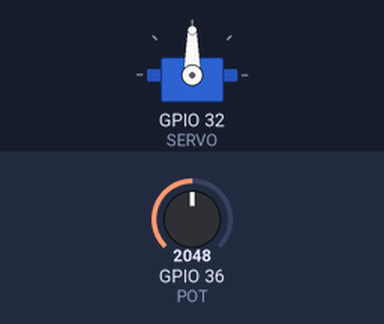
A sketch run on a simulated ESP32. Shown: servo. Wiring (inferred from the names in the program): servo: signal GPIO 32. Inputs (shaded band) come from the test bench; at power-on: GPIO 36 (POT) = 2048. Servo pulses on a pin are drawn as a servo (544–2400 µs = 0–180°).

Above: at 1.2 s.
1.3 s: GPIO 36 (POT) set to 2866
At 2.3 s:
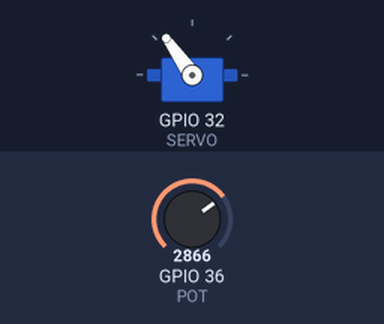
2.8 s: GPIO 36 (POT) set to 3603
At 3.8 s:
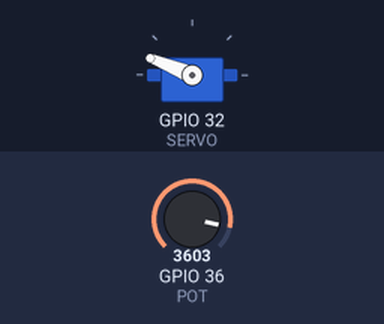
4.3 s: GPIO 36 (POT) set to 4095
At 4.6 s:
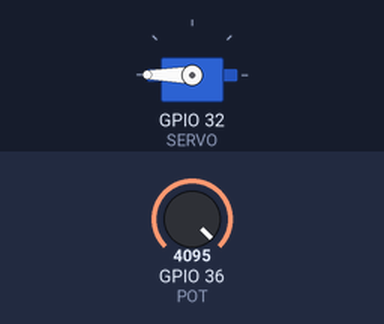
5.8 s: GPIO 36 (POT) set to 1228
At 6.6 s:
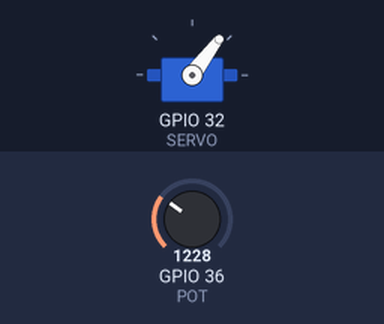
7.3 s: GPIO 36 (POT) set to 491
At 8.1 s:
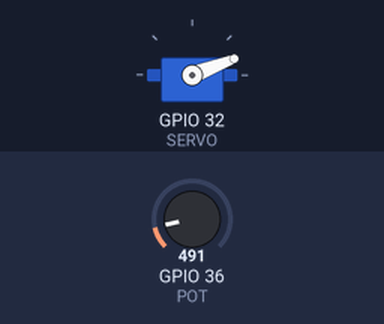
Timing chart, 0 to 9.8 s (numbered marks = the images above; inputs shaded):
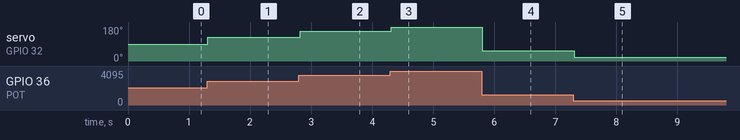

Measured:
- after the input at 1.3 s, servo on GPIO 32 (SERVO): 90° → 125° at once
- after the input at 2.8 s, servo on GPIO 32 (SERVO): 125° → 158° at once
- after the input at 4.3 s, servo on GPIO 32 (SERVO): 158° → 180° at once
- after the input at 5.8 s, servo on GPIO 32 (SERVO): 180° → 53° at once
- after the input at 7.3 s, servo on GPIO 32 (SERVO): 53° → 21° at once

The sketch:

06_servo_potenciometro.ino
```cpp
// 06 · Servo (GPIO32) que sigue al potenciómetro (GPIO36).
// Requiere alimentar los motores: cable de H3 (5V y GND) a la bornera P2.
// Se usan pulsos por software (50 Hz) para no chocar con otros PWM de la placa.
const int SERVO = 32, POT = 36;

void pulsoServo(int grados) {
  int us = map(grados, 0, 180, 500, 2400);   // 0.5 ms = 0°, 2.4 ms = 180°
  digitalWrite(SERVO, HIGH); delayMicroseconds(us);
  digitalWrite(SERVO, LOW);  delayMicroseconds(20000 - us);
}

void setup() {
  pinMode(SERVO, OUTPUT);
}

void loop() {
  int grados = map(analogRead(POT), 0, 4095, 0, 180);
  pulsoServo(grados);   // un pulso cada 20 ms = 50 Hz
}
```
